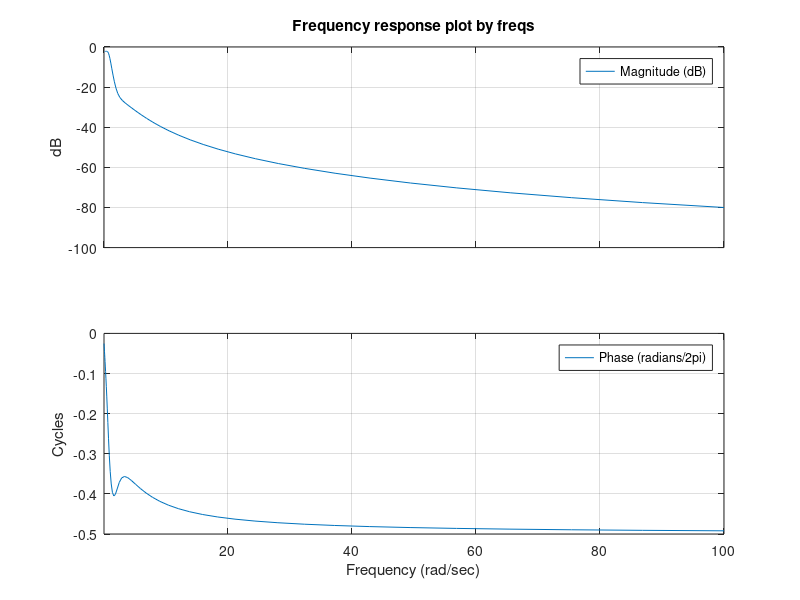

Reproduce this figure in MATLAB.
b = [1 2 5];
a = [1.0000 7.0000 14.8125 12.8750 6.5000];

w_c = 2*pi*10e3;



% polezero_plot(b,a,'s',[-1 inf]);

w = logspace(-1,2);
figure;
freqs(b,a,w);
